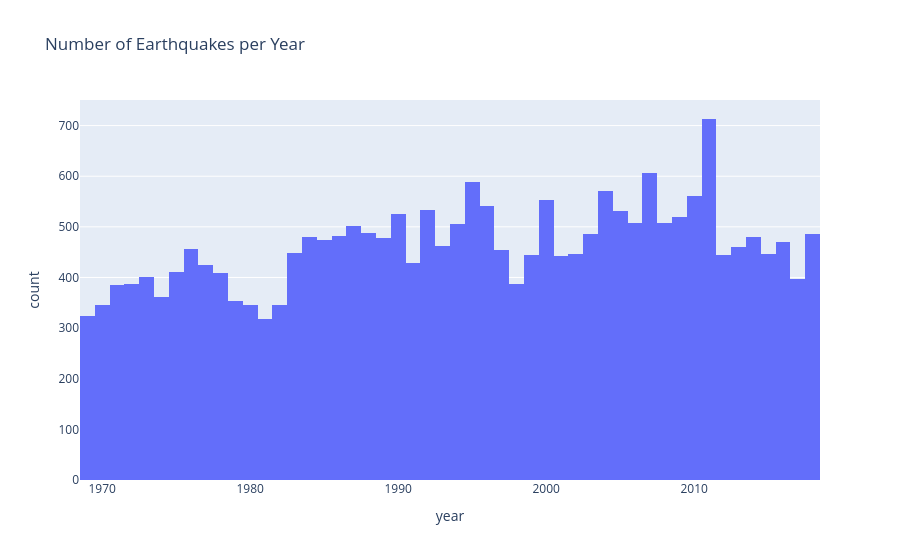

Notebook code for this chart:
### Code cell
# 4. Earthquakes per year
# 1. Convert occurred_on into datetime if it isn't already
mysql_df['occurred_on'] = pd.to_datetime(mysql_df['occurred_on'], errors='coerce')

# 2. Create a new 'year' column
mysql_df['year'] = mysql_df['occurred_on'].dt.year

# 3. Now you can safely plot
fig = px.histogram(mysql_df, x="year", title="Number of Earthquakes per Year")
fig.show()

### Figure 1 — Plotly figure (JSON) as saved in the notebook; plotly's stock layout.template omitted (floating-point values rounded to 4 significant figures; data arrays with more than 128 entries replaced by an {"elided": "..."} marker saying what was removed)
{"data": [{"bingroup": "x", "hovertemplate": "year=%{x}<br>count=%{y}<extra></extra>", "legendgroup": "", "marker": {"color": "#636efa", "pattern": {"shape": ""}}, "name": "", "orientation": "v", "showlegend": false, "type": "histogram", "x": {"elided": "23119 int values"}, "xaxis": "x", "yaxis": "y"}], "layout": {"barmode": "relative", "legend": {"tracegroupgap": 0}, "title": {"text": "Number of Earthquakes per Year"}, "xaxis": {"anchor": "y", "domain": [0, 1], "title": {"text": "year"}}, "yaxis": {"anchor": "x", "domain": [0, 1], "title": {"text": "count"}}}}
